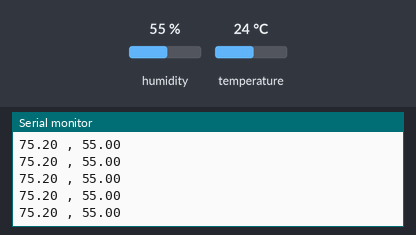
Bench run of a sketch on a simulated Arduino Uno, built with avr-gcc and run on an emulated ATmega328P. On the bench: the last lines printed to the serial monitor. The test bench sets the inputs (shaded band); at power-on: humidity 55 %, temperature 24 °C.

Above: at 2.8 s.
2.9 s: humidity set to 22 %
At 4.21 s:
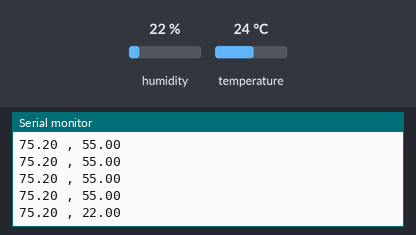
5.6 s: temperature set to 12 °C
At 5.72 s:
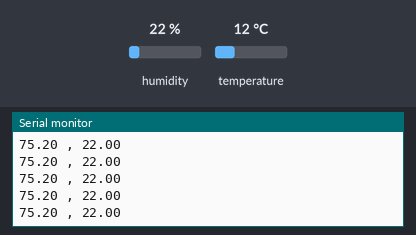
8.3 s: humidity set to 40 %
At 8.49 s:
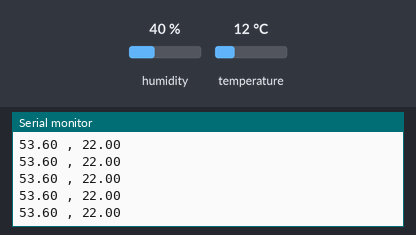
Timing chart, 0 to 11.3 s (numbered marks = the images above; inputs shaded):
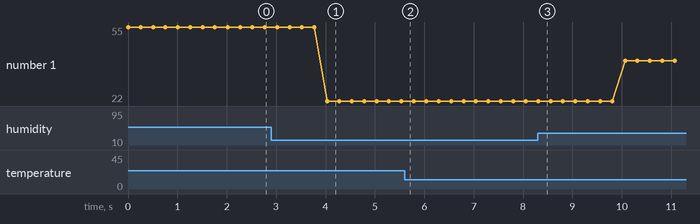

Measured:
- after the input at 2.9 s, the serial monitor: prints a new line after 1.1 s (image 1)
- plotted number 1: 55 → 22 after the input at 2.9 s, 22 → 40 after the input at 8.3 s

The sketch:

Humidity_Temp.ino
```cpp
#include "DHT.h"
#define Type DHT22

int sensePin = 2;
DHT HT(sensePin, Type);

float humidity;
float tempC;
float tempF;


void setup() {
  // put your setup code here, to run once:
  Serial.begin(9600);
  HT.begin();
}

void loop() {
  // put your main code here, to run repeatedly:
  humidity = HT.readHumidity();
  tempF = HT.readTemperature(true);
  Serial.print(tempF);
  Serial.print(" , ");
  Serial.println(humidity);
  delay(250);
}
```
